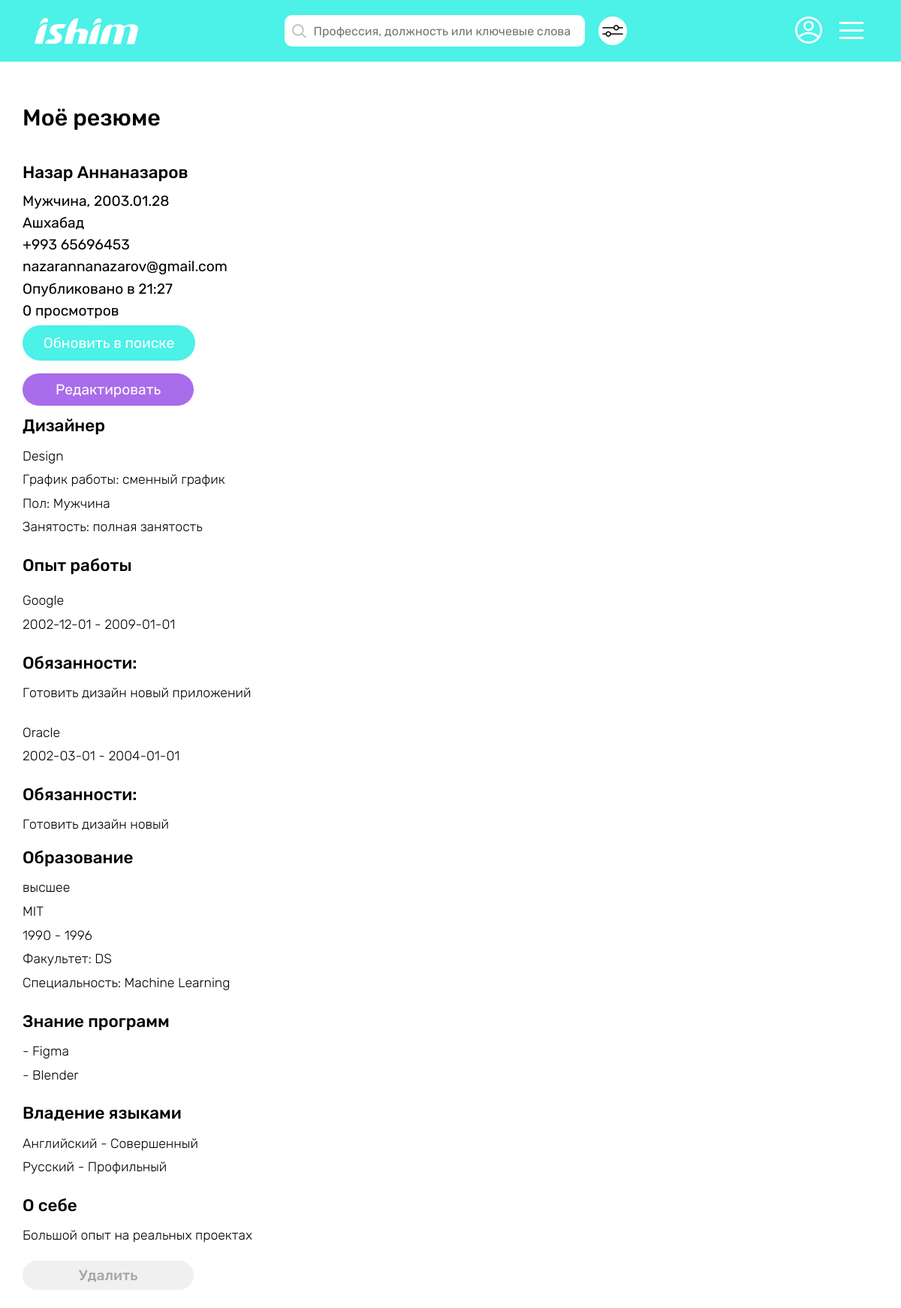
The app's page /employee/my-cv/4 (signed in), older data.
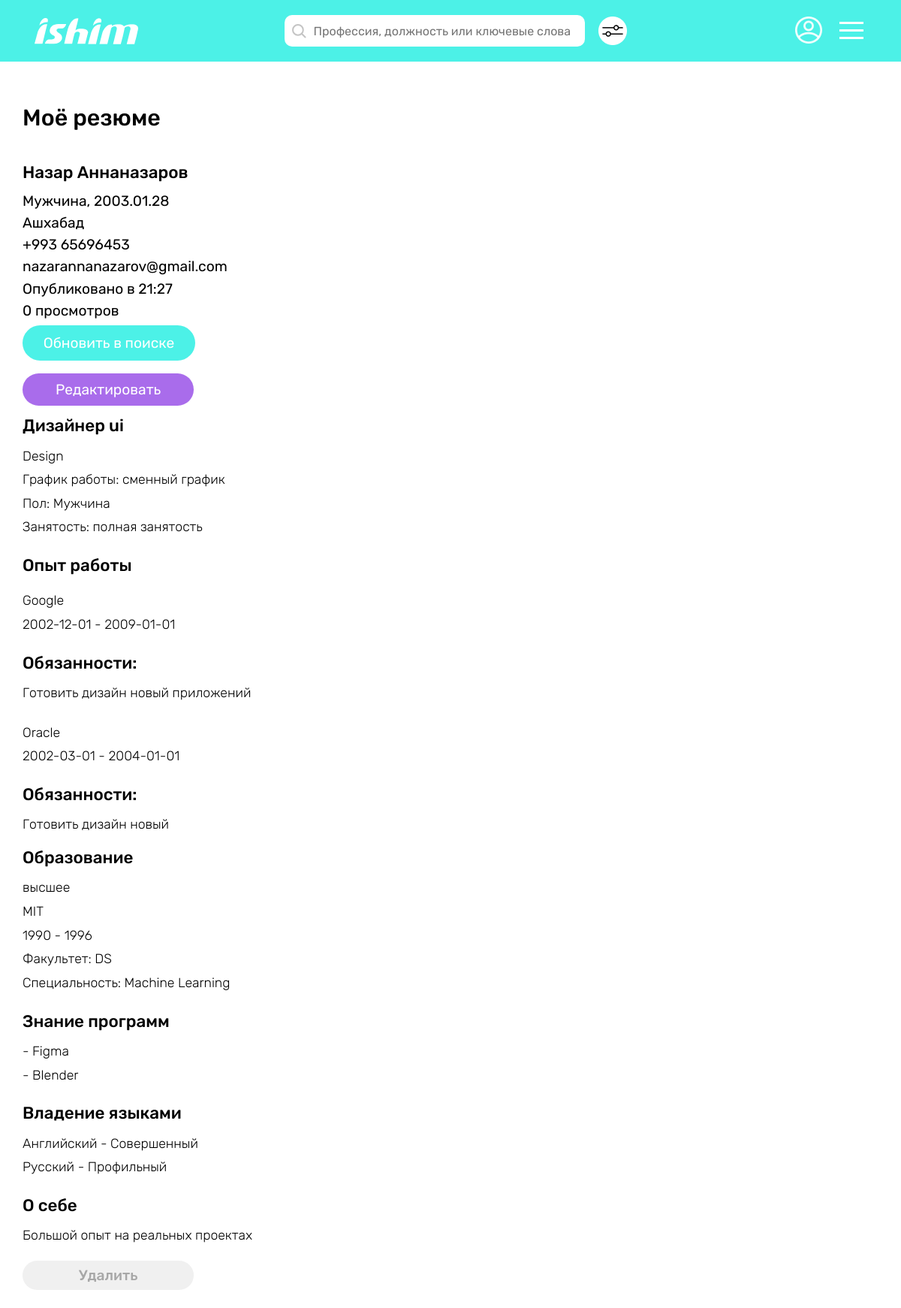
The same page, newer data.
### employee/models.py (models this page shows, shortened)
class CV(models.Model):
    employee = models.ForeignKey(Employee, on_delete=models.CASCADE)
    first_name = models.CharField(max_length=65)
    last_name = models.CharField(max_length=65)
    birth_date = models.DateField()
    mobile_num = models.CharField(max_length=25)
    email = models.EmailField()
    registration = models.CharField(max_length=100)
    sex = models.CharField(max_length=65)
    position = models.CharField(max_length=65)
    sphere = models.CharField(max_length=100)
    min_salary = models.IntegerField()
    busyness = models.CharField(max_length=65, default='')
    work_graph = models.CharField(max_length=65)
    about = models.TextField()
    views = models.IntegerField(default=0)
    suitable_vacancies = models.ManyToManyField(Vacancy, blank=True)
    creation_date = models.DateTimeField(auto_now_add=True)

### employee/views.py (the view)
# urls.py: path('my-cv/<int:pk>', views.MyCVDetailView.as_view(), name='my-cv-info'),
class MyCVDetailView(LoginRequiredMixin, UserPassesTestMixin, DetailView):
    model = CV
    template_name = 'employee/my_cv_detail.html'
    def test_func(self):
        if not hasattr(self.request.user, 'employee'):
            return False
        cv = self.get_object()
        return cv.employee == self.request.user.employee

### employee/templates/employee/my_cv_detail.html (shortened to what this page needs)
{% extends "main/base.html" %}
{% load static %}
{% block content %}
      <div class="container__main pad-0 w-1920">
         {% include 'main/header_employee.html' %}
         <div class="container__content">
            <div class="my__vac__view">
               <h1 class="mvv__headline">Моё резюме</h1>
               <h3 class="mvv__subtitle">{{ object.first_name }} {{ object.last_name }}</h3>
               <span class="mvv__main__info">{{ object.sex }}, {{ object.birth_date|date:"Y.m.d" }}</span>
               <span class="mvv__main__info">{{ object.registration }}</span>
               <span class="mvv__main__info">{{ object.mobile_num }}</span>
               <span class="mvv__main__info">{{ object.email }}</span>
               <span class="mvv__main__info">Опубликовано в {{ object.creation_date|date:"H:i" }}</span>
               <span class="mvv__main__info">{{ object.views }} просмотров</span>
               <a href="{% url 'refresh-cv' object.id %}" class="mvv__refresh__in__search__btn green__btn">Обновить в поиске</a>
               <a href="" class="mvv__edit__btn purp__btn">Редактировать</a>
               <h4 class="mvv__subtitle">{{ object.position }}
               </h4>
               <p class="mvv__info">
                  <span>{{ object.sphere }}</span>
                  <span>График работы: {{ object.work_graph }}</span>
                  <span>Пол: {{ object.sex }}</span>
                  <span>Занятость:  {{ object.busyness }}</span>
               </p>
               <h4 class="mvv__subtitle">Опыт работы</h4>
               {% for cvattr in object.cvattr_set.all %}
               {% if cvattr.workexperience %}
               <p class="mvv__info">
                  <span>{{ cvattr.workexperience.org_name }}</span>
                  <span>{{ cvattr.workexperience.start_year }} - {{ cvattr.workexperience.end_year }}</span>
               </p>
               <h4 class="mvv__subtitle">Обязанности:</h4>
               <p class="mvv__info">
                  {{ cvattr.workexperience.responsibilities }}
               </p>
               {% endif %}
               {% endfor %}
               <h4 class="mvv__subtitle">Образование
               </h4>
               {% for cvattr in object.cvattr_set.all %}
                  {% if cvattr.education %}
               <p class="mvv__info">
                  <span>
                     {{ cvattr.education.degree }}
                  </span>
                  <span>{{ cvattr.education.establishment }}</span>
                  <span>{{ cvattr.education.start_year }} - {{ cvattr.education.end_year }}</span>
                  <span>Факультет: {{ cvattr.education.faculty }}</span>
                  <span>Специальность: {{ cvattr.education.specialization }}</span>
               </p>
               {% endif %}
               {% endfor %}
               <h4 class="mvv__subtitle">Знание программ</h4>
               <p class="mvv__info">
                  {% for cvattr in object.cvattr_set.all %}
                  {% if cvattr.knownprogram %}
                  <span>- {{ cvattr.knownprogram.program }}</span>
                  {% endif %}
                  {% endfor %}
               </p>
               <h4 class="mvv__subtitle">Владение языками</h4>
               <p class="mvv__info">
                  {% for cvattr in object.cvattr_set.all %}
                  {% if cvattr.knownlanguage %}
                  <span>{{ cvattr.knownlanguage.language }} - {{ cvattr.knownlanguage.level }}</span>
                  {% endif %}
                  {% endfor %}
               </p>
               <h4 class="mvv__subtitle">О себе</h4>
               <p class="mvv__info">
                  {{ object.about }}
               </p>
               <a href="{% url 'delete-cv' cv.id %}" class="mvv__delete__btn">Удалить</a>
            </div>
         </div>
      </div>
      {% endblock %}

Row changes from the older to the newer data that the page shows:
changed CV "Назар": position "Дизайнер" → "Дизайнер ui"
